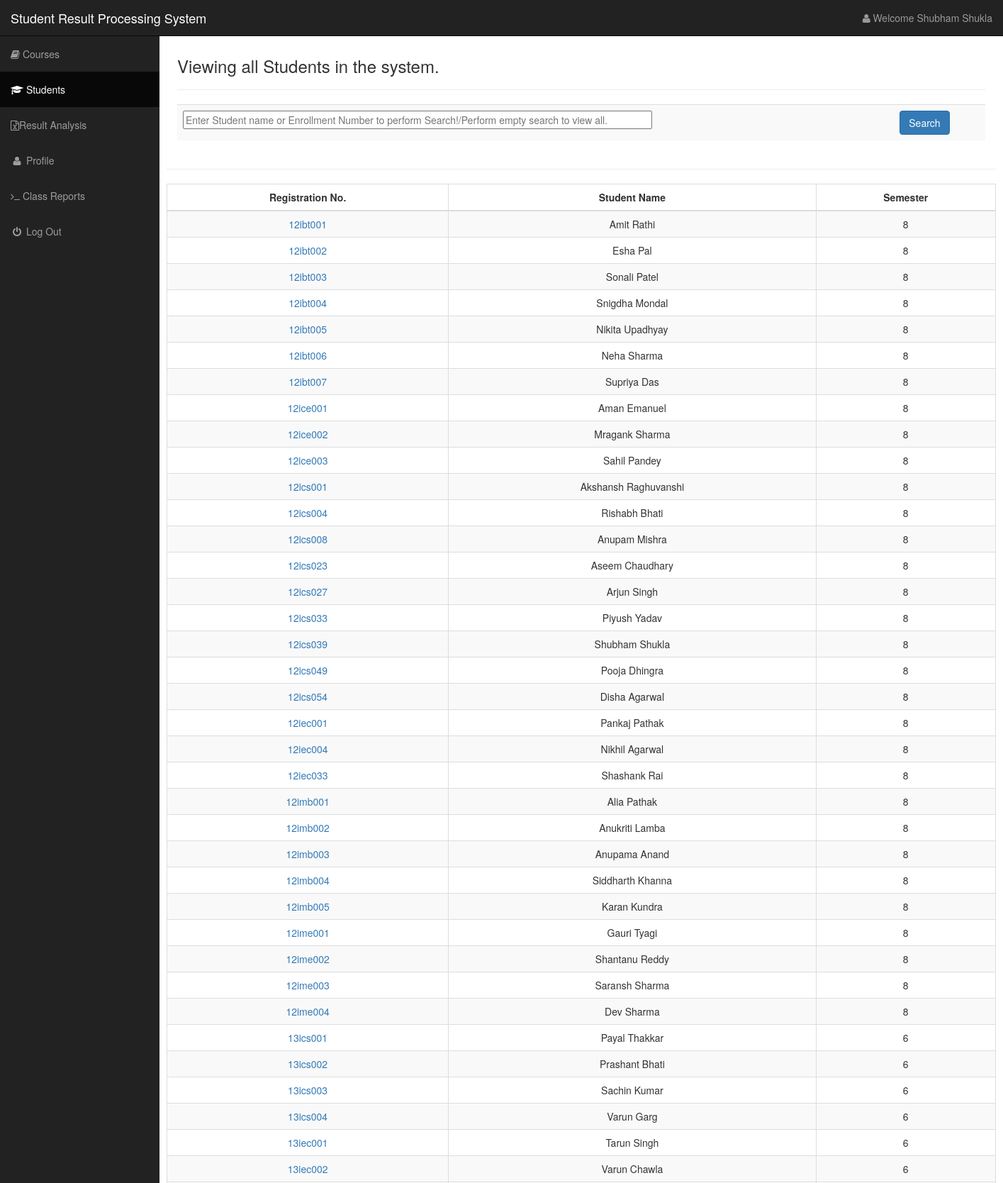
/views/student.php (signed in, upper part), run on the app's committed database.
### tables this page shows
CREATE TABLE IF NOT EXISTS `users` (
  `email` varchar(55) NOT NULL,
  `password` varchar(50) NOT NULL,
  `firstName` text NOT NULL,
  `lastName` text NOT NULL,
  `school` varchar(5) NOT NULL,
  `designation` varchar(5) NOT NULL,
  `officeNumber` varchar(12) NOT NULL,
  `gender` text NOT NULL,
  `timeReg` datetime NOT NULL DEFAULT CURRENT_TIMESTAMP,
  PRIMARY KEY (`email`)
);

CREATE TABLE IF NOT EXISTS `student` (
  `regNo` varchar(10) NOT NULL,
  `stuFirstName` text NOT NULL,
  `stuLastName` text NOT NULL,
  `college` varchar(20) NOT NULL,
  `branch` varchar(20) NOT NULL,
  `semester` int(2) NOT NULL,
  PRIMARY KEY (`regNo`)
);

### views/student.php (the view, shortened to what this page needs)
<?php
include ("../phpIncludes/connectMySQL.php");
if(!isset($_SESSION['username'])){
	header("location: http://localhost/studentMarks/views/index.php");
}else{
$username = $_SESSION['username'];
$sql_query = "SELECT firstName, lastName FROM users WHERE email='$username'";
$result = $link->query($sql_query);
$rows= mysqli_fetch_array($result);
$fname = $rows['firstName'];
$lname = $rows['lastName'];}
?>
<?php
if (isset($_POST['search'])){
	 $searchString= $_POST['searchQuery'];
	}else $searchString='';
?>
<!DOCTYPE html>
<html lang="en">
<head>
    <link href="http://localhost/studentMarks/sideBar/css/bootstrap.min.css" rel="stylesheet">
    <link href="http://localhost/studentMarks/sideBar/css/sb-admin.css" rel="stylesheet">
    <link href="http://localhost/studentMarks/sideBar/css/plugins/morris.css" rel="stylesheet">
    <link href="http://localhost/studentMarks/sideBar/font-awesome/css/font-awesome.min.css" rel="stylesheet" type="text/css">
</head>
<body>
    <div id="wrapper">
        <nav class="navbar navbar-inverse navbar-fixed-top" role="navigation">
            <div class="navbar-header">
                <a class="navbar-brand" href="http://localhost/studentMarks/views/landingPageMain.php">Student Result Processing System</a>
            </div>
            <ul class="nav navbar-right top-nav">
                <li class="dropdown">
                    <a href="#" class="dropdown-toggle" data-toggle="dropdown"><i class="fa fa-user"></i> Welcome <?php echo $fname." ".$lname;?> </a>
                </li>
            </ul>
            <div class="collapse navbar-collapse navbar-ex1-collapse">
                <ul class="nav navbar-nav side-nav">
                    <li>
                        <a href="http://localhost/studentMarks/views/landingPageMain.php" ><i class="fa fa-book"></i>
 Courses</a>
                    </li>
                    <li class="active">
                        <a href="http://localhost/studentMarks/views/student.php"><i class="fa fa-graduation-cap"></i> Students</a>
                    </li>
                    <li>
                        <a href="http://localhost/studentMarks/views/exams.php"><i class="fa fa-file-excel-o"></i>Result Analysis</a>
                    </li>
                                  <li>
                            <a href="http://localhost/studentMarks/views/profile.php"><i class="fa fa-fw fa-user"></i> Profile</a>
                        </li>
                        <li>
                        <a href="http://localhost/studentMarks/views/activity.php"><i class="fa fa-terminal"></i> Class Reports</a>
                    </li>
                                                <li>
                            <a href="http://localhost/studentMarks/views/logout.php"><i class="fa fa-fw fa-power-off"></i> Log Out</a></li>
                </ul>
            </div>
        </nav>
        <div id="page-wrapper">
            <div id="container-fluid">
            <div class="container">
            <h3>Viewing all Students in the system.</h3>
  <hr>
            <table class="table table-striped">
            <form action="" method="post">
            <tr>
            <td><input type="text" name="searchQuery" placeholder="Enter Student name or Enrollment Number to perform Search!/Perform empty search to view all." size="85"></td>
            <td> <input type="submit" name="search" class="btn btn-primary" value="Search"></td>
            </form>
            </table>
            </div>
            <hr>
    <table class="table table-bordered table-hover table-striped">
        <thead>
            <tr>
              <th>Registration No.</th>
              <th>Student Name</th>
              <th> Semester</th>
            </tr>
        </thead>
		<tbody>
        <?php
        if(!isset($_POST['search'])|| $searchString==''){
         $sqlTable = "SELECT regNo,stuFirstName,stuLastName,semester FROM student";
             global $link;
                $resultTable = $link -> query($sqlTable);
              if (mysqli_num_rows($resultTable) > 0) {
               while($row2 = mysqli_fetch_array($resultTable)) {
                $reg= $row2['regNo'];
                $sfname =$row2['stuFirstName'];
                $slname = $row2['stuLastName'];
				$semester = $row2['semester'];
               echo "<tr>";
         echo "<td>"."<center>".'<a href="http://localhost/studentMarks/views/studentView.php?reg=' . $reg . '">'.$reg.'</a>'."</center>"."</td>";
        echo "<td>"."<center>".$sfname." ".$slname."</center>"."</td>";
		 echo "<td>"."<center>".$semester."</center>"."</td>";
        echo "</tr>";
    }
}else {
	echo "<tr>";
    echo "<td>"."<center>"."No rows found!"."</center>"."</td>";
	echo "</tr>";
}}
?>
        </tbody>
    </table>
    <br>
    <br>
    <br>
    <br>
    <br>
    <br>
    <br>
    <br>
    <br>
    <br>
    <br>
    <br>
    <br>
    <br>
            </div>
        </div>
    </div>
</body>
</html>

### sideBar/css/sb-admin.css (style rules this page uses)
body { margin-top: 100px; background-color: #222; }
@media (min-width:768px) { body { margin-top: 50px; } }
#wrapper { padding-left: 0; }
#page-wrapper { width: 100%; padding: 0; background-color: #fff; }
@media (min-width:768px) { #wrapper { padding-left: 225px; } }
@media (min-width:768px) { #page-wrapper { padding: 10px; } }
.top-nav { padding: 0 15px; }
.top-nav>li { display: inline-block; float: left; }
.top-nav>li>a { padding-top: 15px; padding-bottom: 15px; line-height: 20px; color: #999; }
@media (min-width:768px) { .side-nav { position: fixed; top: 51px; left: 225px; width: 225px; margin-left: -225px; border: none; border-radius: 0; overflow-y: auto; background-color: #222; bottom: 0; overflow-x: hidden; padding-bottom: 40px; } }
@media (min-width:768px) { .side-nav>li>a { width: 225px; } }

### views/student.php (style rules this page uses)
th { text-align: center; }
td { padding:5px; }

### data on the page
users: firstName "Shubham", lastName "Shukla"
student: regNo "12ibt001", stuFirstName "Amit", stuLastName "Rathi", semester "8"
student: regNo "12ibt002", stuFirstName "Esha", stuLastName "Pal", semester "8"
student: regNo "12ibt003", stuFirstName "Sonali", stuLastName "Patel", semester "8"
student: regNo "12ibt004", stuFirstName "Snigdha", stuLastName "Mondal", semester "8"
student: regNo "12ibt005", stuFirstName "Nikita", stuLastName "Upadhyay", semester "8"
student: regNo "12ibt006", stuFirstName "Neha", stuLastName "Sharma", semester "8"
student: regNo "12ibt007", stuFirstName "Supriya", stuLastName "Das", semester "8"
student: regNo "12ice001", stuFirstName "Aman", stuLastName "Emanuel", semester "8"
student: regNo "12ice002", stuFirstName "Mragank", stuLastName "Sharma", semester "8"
student: regNo "12ice003", stuFirstName "Sahil", stuLastName "Pandey", semester "8"
student: regNo "12ics001", stuFirstName "Akshansh", stuLastName "Raghuvanshi", semester "8"
student: regNo "12ics004", stuFirstName "Rishabh", stuLastName "Bhati", semester "8"
student: regNo "12ics008", stuFirstName "Anupam", stuLastName "Mishra", semester "8"
student: regNo "12ics023", stuFirstName "Aseem", stuLastName "Chaudhary", semester "8"
student: regNo "12ics027", stuFirstName "Arjun", stuLastName "Singh", semester "8"
student: regNo "12ics033", stuFirstName "Piyush", stuLastName "Yadav", semester "8"
student: regNo "12ics039", stuFirstName "Shubham", stuLastName "Shukla", semester "8"
student: regNo "12ics049", stuFirstName "Pooja", stuLastName "Dhingra", semester "8"
student: regNo "12ics054", stuFirstName "Disha", stuLastName "Agarwal", semester "8"
student: regNo "12iec001", stuFirstName "Pankaj", stuLastName "Pathak", semester "8"
student: regNo "12iec004", stuFirstName "Nikhil", stuLastName "Agarwal", semester "8"
student: regNo "12iec033", stuFirstName "Shashank", stuLastName "Rai", semester "8"
student: regNo "12imb001", stuFirstName "Alia", stuLastName "Pathak", semester "8"
student: regNo "12imb002", stuFirstName "Anukriti", stuLastName "Lamba", semester "8"
student: regNo "12imb003", stuFirstName "Anupama", stuLastName "Anand", semester "8"
student: regNo "12imb004", stuFirstName "Siddharth", stuLastName "Khanna", semester "8"
student: regNo "12imb005", stuFirstName "Karan", stuLastName "Kundra", semester "8"
student: regNo "12ime001", stuFirstName "Gauri", stuLastName "Tyagi", semester "8"
student: regNo "12ime002", stuFirstName "Shantanu", stuLastName "Reddy", semester "8"
student: regNo "12ime003", stuFirstName "Saransh", stuLastName "Sharma", semester "8"
student: regNo "12ime004", stuFirstName "Dev", stuLastName "Sharma", semester "8"
student: regNo "13ics001", stuFirstName "Payal", stuLastName "Thakkar", semester "6"
student: regNo "13ics002", stuFirstName "Prashant", stuLastName "Bhati", semester "6"
student: regNo "13ics003", stuFirstName "Sachin", stuLastName "Kumar", semester "6"
student: regNo "13ics004", stuFirstName "Varun", stuLastName "Garg", semester "6"
student: regNo "13iec001", stuFirstName "Tarun", stuLastName "Singh", semester "6"
student: regNo "13iec002", stuFirstName "Varun", stuLastName "Chawla", semester "6"
